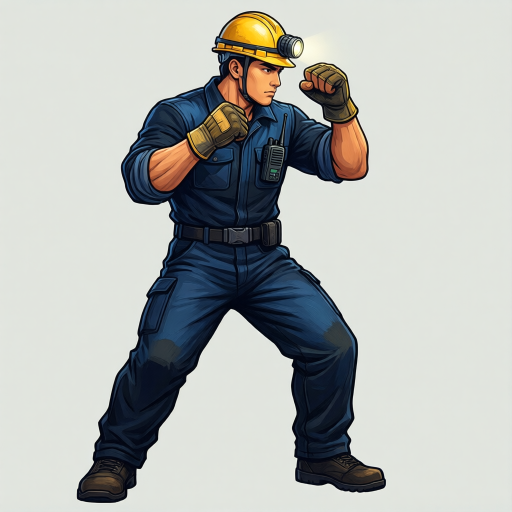
#> input picture docs/art-review/c01-portrait.png, 1024 x 1024 px, given in place of c01-portrait.png-portrait.png, which was not available (shown at 1/2 size)
$ python -i wan-v3.py   (imports and definitions only)
#> lines starting #> are read from the running program, lines starting #| are printed output that depends on the picture
#!/usr/bin/env python3
"""wan-v3.py — v3 全量动画生产（Wan2.2-Animate 驱动视频 → 1024×1024 透明帧）。

管线（每角色 46 动画）：
  prep <cid>  参考立绘 480×832 上传 + 每动画 dense 驱动序列（1024 彩虹骨架→4% 边距居中 480×832）
              上传 ComfyUI，存 fit.json（逐帧 s/x0/y0/cx/cy 仿射参数）
  gen <cid>   逐动画：Wan 视频（length 对齐 8k+1）→ 取 pick 帧 → BiRefnet 批量抠图
              → 逐帧逆仿射回 1024 → art-work/frames-v3/<cid>/<anim>_<k:02d>.png + mp4 归档
  contact <cid>  帧联系表 docs/art-review/v3-<cid>.jpg
  finish <cid>   frame-qc(K/G/P, poses-v3) + pack-atlas --v3 + contact + 结果报告
  run             8 角色顺序全量（心跳守护 + 逐人 commit），断点续跑（按产物存在性跳过）

复刻试点（c04 cr.hk 已验证）：骨架渲染/fit/提示词/节点参数全部与 wan-pilot 一致。
断点续跑：prep 按 fit.json 跳过；gen 按 mp4+全帧跳过。
"""
import json, os, sys, zlib, shutil, subprocess, time
import urllib.parse
import urllib.request
from PIL import Image, ImageDraw

PY = "/home/yuguang/latentsync-env/bin/python"
ROOT = os.path.expanduser("~/projects/fighter2")
WORK = os.path.join(ROOT, "art-work/wan-v3")
REFDIR = os.path.join(WORK, "ref")
FRAMES = os.path.join(ROOT, "art-work/frames-v3")
ANIMATE = os.path.join(ROOT, "art-work/animate")
REV = os.path.join(ROOT, "docs/art-review")
CK = os.path.join(ROOT, ".check")
LOG = os.path.join(CK, "v3-frames.log")
CUI = os.environ.get("WAN_COMFY", "http://localhost:8188")
INPUT_DIR = os.environ.get("WAN_COMFY_INPUT", os.path.expanduser("~/ComfyUI/input"))

W, H = 480, 832                 # ComfyUI 驱动/生成画布（9:16）
TARGET_H = int(H * 0.88)        # 主体占高 732（试点参数）
TARGET_W = 450
LIMBS = [(1, 2), (1, 5), (2, 3), (3, 4), (5, 6), (6, 7), (1, 8), (8, 9), (9, 10), (1, 11), (11, 12), (12, 13), (1, 0), (0, 14), (14, 16), (0, 15), (15, 17)]
COLORS = [(255, 0, 0), (255, 85, 0), (255, 170, 0), (255, 255, 0), (170, 255, 0), (85, 255, 0), (0, 255, 0), (0, 255, 85), (0, 255, 170),
          (0, 255, 255), (0, 170, 255), (0, 85, 255), (0, 0, 255), (85, 0, 255), (170, 0, 255), (255, 0, 255), (255, 0, 170), (255, 0, 85)]
ORDER = ["c04", "c07", "c01", "c03", "c02", "c05", "c06", "c08"]

WAN_UNET = "wan2.2_animate_14B.safetensors"
WAN_TEXT = "umt5_xxl_fp8_e4m3fn_scaled.safetensors"
WAN_VAE = "wan_2.1_vae.safetensors"
WAN_CLIPV = "clip_vision_h.safetensors"

# 试点验证过的提示词原文
POS_BASE = ("Full body side view of a single fighter character, complete body visible from head to feet, "
            "plain light beige studio background, sharp focus, high quality, clean illustration, no text, no watermark")
NEG_BASE = ("close-up, cropped, partial body, head only, blurry, deformed, distorted, extra limbs, extra fingers, "
            "mutated hands, mutated face, watermark, text, logo, signature, low quality, jpeg artifacts, dark background")

POSE_PROMPTS = {
  "idle":"standing idle, balanced fighting stance","walkf":"walking forward, mid stride","walkb":"walking backward, mid stride",
  "crouch":"crouching low, knees bent, ready position","prejump":"coiling legs for a jump, slight crouch","jump":"jumping, legs tucked, airborne",
  "blockstun":"block broken, leaning back slightly","crblock":"crouching guard, arms raised in crouch","hitstun":"hit reaction, leaning back, head snapping",
  "airhit":"hit in the air, body recoiling backward","knockdown":"falling down to the ground","dizzy":"staggering, dizzy, wobbling",
  "roll":"rolling on the ground, tucking body","maxstart":"charging up a special move, crouching with energy","ko":"knocked out, lying flat on the ground",
  "win":"victory pose, standing tall with fist raised","win2":"victory pose, flexing arms triumphantly","throw":"grabbing and lifting the opponent for a throw",
  "gc":"being grabbed, arms crossed being held","intro":"fighting entrance pose, fists raised","taunt":"taunting, pointing and mocking",
  "st.lp":"a light punch jab, one arm extended straight","st.hp":"a heavy punch, big straight cross punch","st.lk":"a low kick, front leg extended low","st.hk":"a high kick, leg extended to head height",
  "cr.lp":"a crouching light punch, low jab","cr.hp":"a crouching heavy punch, rising elbow punch","cr.lk":"a crouching low kick, short front kick","cr.hk":"a high crouching kick, one leg raised and extended upward, dynamic kick motion",
  "j.lp":"a jumping light punch, airborne punch","j.hp":"a jumping heavy punch, airborne big punch","j.lk":"a jumping low kick, airborne low kick","j.hk":"a jumping high kick, airborne flying kick",
  "cl.hp":"a claw heavy punch, big claw strike forward","cl.hk":"a claw high kick, claw foot strike","cd":"a crouch dash, lunging low forward","j.cd":"a jumping dash, flying forward",
  # c01 梅兰（矿工）
  "meiyan":"throwing the miner's lamp forward as a projectile, arm extended forward","chongtian":"an uppercut strike upward with both arms, body driving up",
  "xuanfeng":"a spinning kick, leg sweeping in an arc","dengya":"a mid-level pressing punch, short forward thrust","dihuolong":"a full-power multi-hit cutting combo, aggressive lunging strikes",
  "jiegeshangtiao":"an uppercut thrusting strike, arm swinging upward","meihuozhang":"a wide open-palm strike forward","dihuopenyong":"a bursting ground strike, both arms driving down and out","meilongquan":"a powerful dragon fist combo, big winding punch",
  # c02 赵铁柱（救援）
  "baokong":"an explosive forward blast, arms pushing out","tanshui":"a forward probing lunge with extended arm","chongtianshan":"a rising uppercut, body driving upward",
  "gousao":"a low hooking sweep with the leg","longxuantan":"a spinning kick, body rotating","yangqipingzhuang":"a shoulder check charge, body lunging forward",
  "gousuolazhuai":"grabbing and yanking the opponent in","yangqibaopen":"an explosive double palm blast, both arms out","juejingjiuyuan":"a big rescue sweep, wide low kick",
  # c03 雷震（电工）
  "zhongdan":"a mid-level straight punch","suiluo":"a heavy falling strike, arm dropping down","kengtai":"a ground slam, driving the opponent down",
  "lansao":"a cable whip sweep, arm swinging wide","chaozhong":"a heavy overhead smash, both arms overhead","banshouza6c":"a wrench smash, big swing with the wrench",
  "gaoyadianzhu":"a vertical upward strike, arm thrusting straight up","loudianqu":"a wide spreading strike, both arms opening out","quankuangtingdian":"a final heavy blow, both arms crashing down",
  # c04 严正（安监）
  "denghua":"a fast lunging multi-hit rush, quick successive punches","shanguang":"an armored counter strike, powerful mid punch","jifenghua":"a fast rising kick, quick low to high kick",
  "fadanjia":"a two-hander clamp strike, both arms clamping forward","huaying":"a shadow step strike, quick sidestep and punch","huabuditi":"a flowing step low kick, weaving low kick",
  "kaifadan":"a ticket book strike, thrusting the book forward","quanmiantingchan":"a full shutdown combo, multi-hit punching barrage","anquandajiancha":"a sweeping inspection kick, big checking kick",
  # c05 大喇叭（广播员）
  "denghuadan":"a megaphone sound wave blast, pushing the horn forward","daiteng":"a banner whip strike, swinging the banner roll","dengzhuo":"a horn jab, quick thrust with the horn",
  "hengsaotui":"a low banner sweep, sweeping kick with the banner roll","denghuadrag":"a horn drag strike, pulling the horn across","hengfuchou":"a banner elbow, striking with the elbow",
  "guangbohuiyin":"a broadcast echo wave, both hands pushing out a wave","biaoyuqiang":"a slogan wall, both arms spreading a barrier","zhenerlong":"a final dragon strike, horn thrust combo",
  # c06 灯影（跑灯）
    "shanfengt":"a high-speed charging dash, body lunging forward, lead fist driving a rushing punch","feihua":"a flying kick, quick spinning kick","jifengdan":"a fast lamp flash strike, both lamps forward",
  "dengliandian":"a lamp chain jab, quick double lamp thrust","jifenglong":"a gale needle thrust, fast straight jab","dikonghuachan":"a ground to air spark, low rising kick",
  "denglianxiaza":"a lamp chain down slam, both lamps driving down","liuguanglianwu":"a flowing light dance, multi-hit combo","qiandengzhaojing":"a front lamp flash, both lamps thrusting forward",
  # c07 老抠（保洁）
  "chongtiant":"a two-handed mop uppercut, driving the mop upward with both hands","zhongdanluo":"a mop downward strike, swinging the mop down","zhongkeng":"a mid-level mop jab, thrusting the mop forward",
  "tuobachongtui":"a mop thrusting kick, kicking while holding the mop","tongshoulong":"a mop head thrust, punching forward with the mop","tuobasaodi":"a mop floor sweep, low sweeping stroke with the mop",
  "xuanfengtuoba":"a spinning mop whirlwind, body rotating with the mop","zhengqidasaochu":"a big rectification sweep, wide multi-sweep combo","reshuiguanbaolie":"a bursting spray rush, explosive forward mop thrust",
  # c08 灰鹤（针灸）
  "huiyan":"a needle throw, throwing needles forward with a flick","huihe":"a crane needle jab, quick straight needle thrust","huayan":"a swift needle flurry, multi-hit needle strikes",
  "zhenxiansao":"a needle thread sweep, low sweeping needle strike","huiyanlong":"a swirling needle vortex, spinning multi-needle combo","dianxuezhi":"a pressure point uppercut, two-finger upper thrust",
  "zhenzhen":"a double needle jab, quick two-needle thrust","fengxue":"a blizzard needle storm, spreading needle strike","huihunjiuzhen":"a final healing needle, dramatic needle thrust combo",
}

# ---------- 日志 / 随机 ----------
def log(msg):
    line = f"[{time.strftime('%m-%d %H:%M:%S')}] {msg}"
    print(line, flush=True)
    os.makedirs(CK, exist_ok=True)
    with open(LOG, "a") as f:
        f.write(line + "\n")

def seed_for(cid, anim, attempt=0):
    return (20261104 + zlib.crc32(f"{cid}:{anim}".encode()) % 100000 + 1000003 * attempt) % (2**63)

# ---------- ComfyUI ----------
# [35 lines left out: functions queue_prompt, wait_done, _save_imgs, view_image, not called in this run]

def upload(name, local):
    import requests
    with open(local, "rb") as f:
        r = requests.post(CUI + "/upload/image",
                          files={"image": (name, f)},
                          data={"overwrite": "true", "subfolder": "", "type": "input"},
                          timeout=120)
    if r.status_code != 200:
        raise RuntimeError(f"upload failed {name}: {r.status_code} {r.text[:200]}")

# ---------- 骨架 / 驱动（与 wan-pilot-prep 完全一致） ----------
# [9 lines left out: function render_skeleton, not called in this run]

def bbox_fit(im, bg=(0, 0, 0), thresh=30, canvas_bg=None):
    """主体 bbox 适配 480×832（88% 高、宽 ≤450），居中。返回 (canvas, fit 参数)"""
    px = im.load()
    xs, ys = [], []
    for y in range(0, im.height, 2):
        for x in range(0, im.width, 2):
            r, g, b = px[x, y]
            if abs(r - bg[0]) + abs(g - bg[1]) + abs(b - bg[2]) > thresh:
                xs.append(x); ys.append(y)
    if not xs:
        return im.resize((W, H)), {"s": W / im.width, "x0": 0, "y0": 0, "cx": 0, "cy": 0}
    x0, x1, y0, y1 = min(xs), max(xs), min(ys), max(ys)
    m = int(0.04 * max(x1 - x0, y1 - y0))
    x0, y0 = max(0, x0 - m), max(0, y0 - m)
    x1, y1 = min(im.width - 1, x1 + m), min(im.height - 1, y1 + m)
    crop = im.crop((x0, y0, x1 + 1, y1 + 1))
    s = min(TARGET_H / (y1 - y0 + 1), TARGET_W / (x1 - x0 + 1))
    nw, nh = max(1, int((x1 - x0 + 1) * s)), max(1, int((y1 - y0 + 1) * s))
    canvas = Image.new("RGB", (W, H), canvas_bg if canvas_bg is not None else (0, 0, 0))
    cx, cy = (W - nw) // 2, (H - nh) // 2
    canvas.paste(crop.resize((nw, nh), Image.Resampling.LANCZOS), (cx, cy))
    return canvas, {"s": s, "x0": x0, "y0": y0, "cx": cx, "cy": cy}

def load_poses(cid):
    with open(os.path.join(ROOT, "art-work/poses-v3", f"{cid}.json")) as f:
        return json.load(f)

def lerp_kp(a, b, t):
    return [[a[i][0] + (b[i][0] - a[i][0]) * t, a[i][1] + (b[i][1] - a[i][1]) * t,
             max(a[i][2], b[i][2])] for i in range(len(a))]

# [12 lines left out: function resample_dense, not called in this run]


# ---------------- 格斗架势参考图（01:30 规范：参考图用全身格斗架势，非站立立绘） ----------------
EDIT_UNET = "qwen_image_edit_2511_fp8mixed.safetensors"
EDIT_CLIP = "qwen_2.5_vl_7b_fp8_scaled.safetensors"
EDIT_VAE = "qwen_image_vae.safetensors"
REFGEN_PROMPT = ("Convert this standing portrait into a full-body dynamic fighting stance: "
                 "one foot forward, knees bent, fists raised in a martial arts guard, ready to fight. "
                 "Full body visible from head to feet, same character, identical face and outfit, "
                 "plain light beige studio background, no text, no visual effects")
REFGEN_NEG = ("text, watermark, deformed, extra limbs, multiple people, sitting, lying down, "
              "close-up, half body, visual effects, fire, lightning")


# [33 lines left out: functions wf_refgen, _lab_hist, not called in this run]


def _lab_dist(h1, h2):
    keys = set(h1) | set(h2)
    return sum(abs(h1.get(k, 0) - h2.get(k, 0)) for k in keys) / 2


def _coverage_alpha(img):
    a = img.getchannel("A").histogram()
    return sum(a[128:]) / (img.width * img.height)


# [88 lines left out: functions _refgen_sheet, refgen, anim_plan, not called in this run]

# ---------- prep ----------
def prep_ref(cid):
#> called with cid = '../../docs/art-review/c01-portrait.png'
    refdir = os.path.join(WORK, "ref")
    os.makedirs(refdir, exist_ok=True)
    local = os.path.join(refdir, f"{cid}_480.png")
    name = f"wanv3_{cid}_ref.png"
    if os.path.exists(local):
        return
    port = Image.open(os.path.join(REV, f"{cid}-portrait.png")).convert("RGB")
#> port is the input picture: PIL image 1024x1024 RGB; mean R, G, B 178, 181.1, 177.9
    corners = [port.getpixel(p) for p in ((5, 5), (1018, 5), (5, 1018), (1018, 1018))]
#> corners = [(225, 228, 222), (223, 227, 222), (224, 228, 222), (223, 227, 222)]
    bg = tuple(sum(c[i] for c in corners) // 4 for i in range(3))
#> bg = (223, 227, 222)
    ref, _ = bbox_fit(port, bg=bg, thresh=45, canvas_bg=bg)
#> after the loop in bbox_fit, `for y in range(0, im.height, 2):`: xs = 69741 items
#> in bbox_fit, `x0, x1, y0, y1 = min(xs), max(xs), min(ys), max(ys)`: x0 = 154; x1 = 772; y0 = 22; y1 = 1006
#> in bbox_fit, `m = int(0.04 * max(x1 - x0, y1 - y0))`: m = 39
#> in bbox_fit, `x0, y0 = max(0, x0 - m), max(0, y0 - m)`: x0 = 115; y0 = 0
#> in bbox_fit, `x1, y1 = min(im.width - 1, x1 + m), min(im.height - 1, y1 + m)`: x1 = 811; y1 = 1023
#> in bbox_fit, `crop = im.crop((x0, y0, x1 + 1, y1 + 1))`:
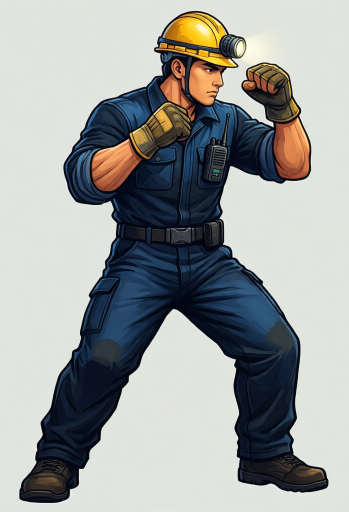
#> crop: PIL image 697x1024 RGB (shown at 1/2 size); mean R, G, B 156, 158.9, 157.1
#> in bbox_fit, `s = min(TARGET_H / (y1 - y0 + 1), TARGET_W / (x1 - x0 + 1))`: s = 0.646
#> in bbox_fit, `nw, nh = max(1, int((x1 - x0 + 1) * s)), max(1, int((y1 - y0 + 1) * s))`: nw = 450; nh = 661
#> in bbox_fit, `canvas = Image.new("RGB", (W, H), canvas_bg if canvas_bg is not None e..`:
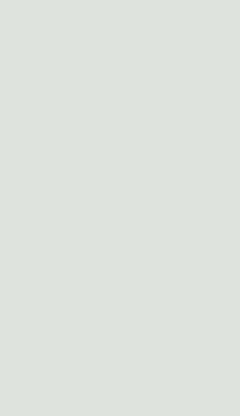
#> canvas: PIL image 480x832 RGB (shown at 1/2 size); mean R, G, B 223, 227, 222
#> in bbox_fit, `cx, cy = (W - nw) // 2, (H - nh) // 2`: cx = 15; cy = 85
#> in bbox_fit, `canvas.paste(crop.resize((nw, nh), Image.Resampling.LANCZOS), (cx, cy))`:
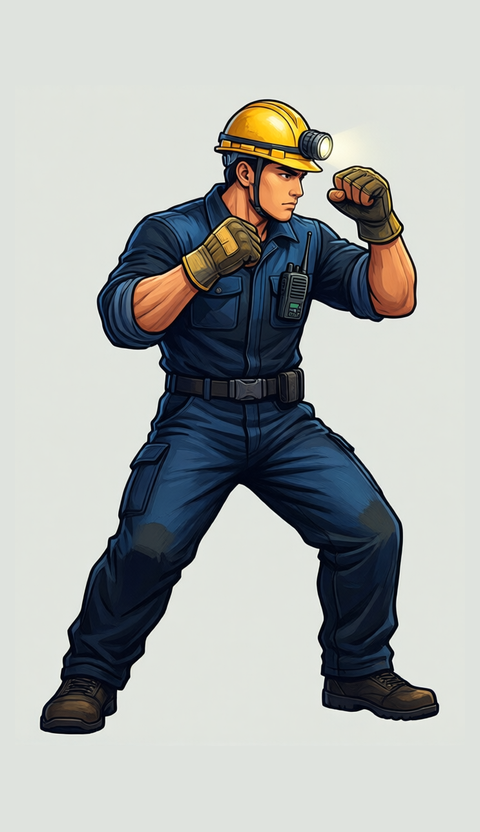
#> canvas: PIL image 480x832 RGB; mean R, G, B 173.1, 176.3, 173.7
    ref.save(local)
    upload(name, local)
#> (the call stopped at in upload, `r = requests.post(CUI + "/upload/image", files={"image": (name, f)}, d..`: requests is not available in this run)
    log(f"prep {cid}: 参考立绘 → {name} (bg={bg})")

# [102 lines left out: functions prep_anim, prep, wan_wf, cutout_batch, not called in this run]

def upload_video_frames(cid, safe, tmp, idxs):
    for i in idxs:
        upload(f"wanv3c_{cid}_{safe}_{i:04d}.png", os.path.join(tmp, f"{i:04d}.png"))

# [260 lines left out: functions inverse_affine, gen_anim, gen, contact, finish, _inbox_record and 2 more, not called in this run]

# [2 lines not run here, left out]

>>> result = prep_ref('../../docs/art-review/c01-portrait.png')

$ run again, on docs/art-review/c05-portrait.png
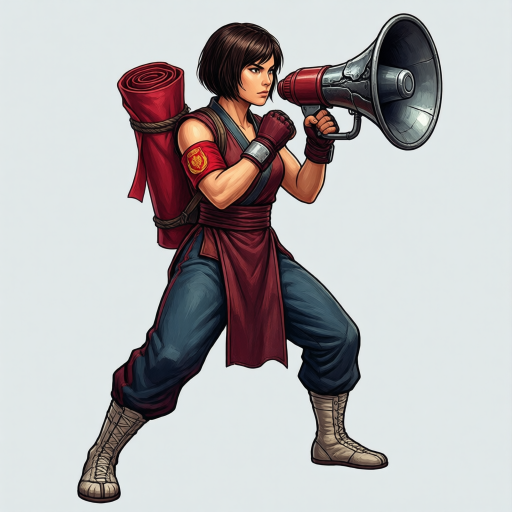
#> input picture docs/art-review/c05-portrait.png, 1024 x 1024 px, given in place of c05-portrait.png-portrait.png, which was not available (shown at 1/2 size)
#> in prep_ref, port is the input picture: PIL image 1024x1024 RGB; mean R, G, B 181.4, 179.1, 180.1
#> corners = [(224, 232, 233), (225, 231, 232), (225, 232, 233), (223, 231, 232)]
#> bg = (224, 231, 232)
#> after the loop in bbox_fit, `for y in range(0, im.height, 2):`: xs = 76074 items
#> in bbox_fit, `x0, x1, y0, y1 = min(xs), max(xs), min(ys), max(ys)`: x0 = 154; x1 = 884; y0 = 26; y1 = 1006
#> m = 39
#> in bbox_fit, `x0, y0 = max(0, x0 - m), max(0, y0 - m)`: x0 = 115; y0 = 0
#> in bbox_fit, `x1, y1 = min(im.width - 1, x1 + m), min(im.height - 1, y1 + m)`: x1 = 923; y1 = 1023
#> in bbox_fit, `crop = im.crop((x0, y0, x1 + 1, y1 + 1))`:
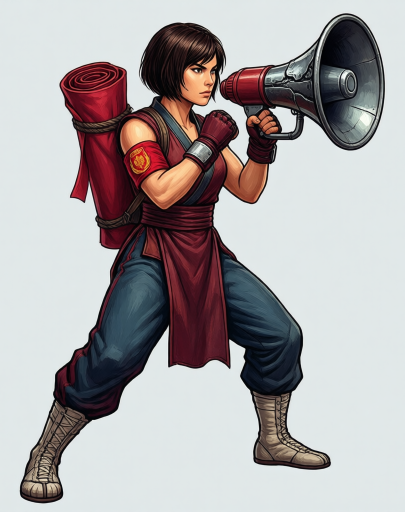
#> crop: PIL image 809x1024 RGB (shown at 1/2 size); mean R, G, B 169.9, 165.2, 166.3
#> s = 0.556
#> nw = 450; nh = 569
#> cx = 15; cy = 131
#> in bbox_fit, `canvas.paste(crop.resize((nw, nh), Image.Resampling.LANCZOS), (cx, cy))`:
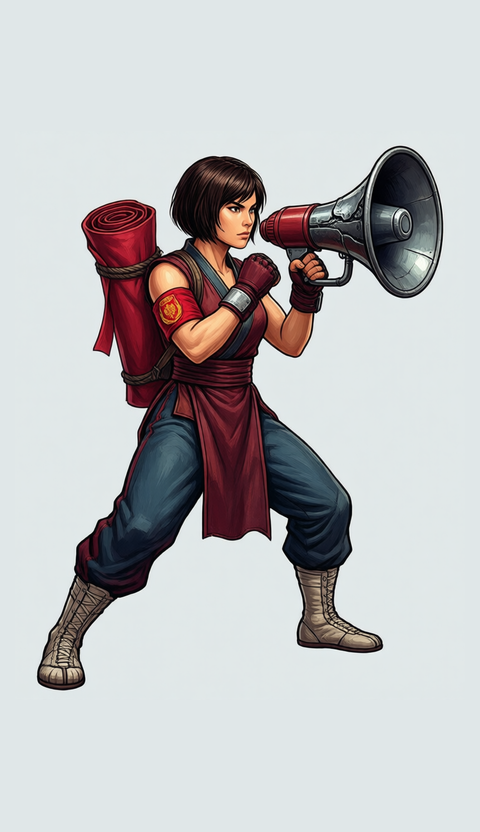
#> canvas: PIL image 480x832 RGB; mean R, G, B 189.3, 188.8, 189.9

$ run again, on docs/art-review/c06-portrait.png
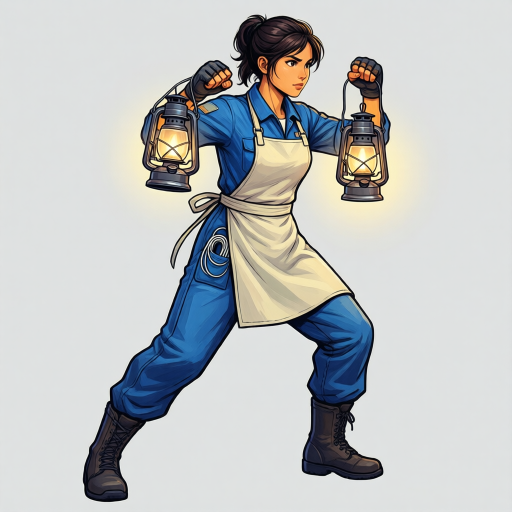
#> input picture docs/art-review/c06-portrait.png, 1024 x 1024 px, given in place of c06-portrait.png-portrait.png, which was not available (shown at 1/2 size)
#> in prep_ref, port is the input picture: PIL image 1024x1024 RGB; mean R, G, B 189.7, 192.4, 192.7
#> corners = [(222, 225, 224), (221, 224, 223), (222, 224, 224), (223, 225, 226)]
#> bg = (222, 224, 224)
#> after the loop in bbox_fit, `for y in range(0, im.height, 2):`: xs = 70919 items
#> in bbox_fit, `x0, x1, y0, y1 = min(xs), max(xs), min(ys), max(ys)`: x0 = 164; x1 = 818; y0 = 28; y1 = 1004
#> m = 39
#> in bbox_fit, `x0, y0 = max(0, x0 - m), max(0, y0 - m)`: x0 = 125; y0 = 0
#> in bbox_fit, `x1, y1 = min(im.width - 1, x1 + m), min(im.height - 1, y1 + m)`: x1 = 857; y1 = 1023
#> in bbox_fit, `crop = im.crop((x0, y0, x1 + 1, y1 + 1))`:
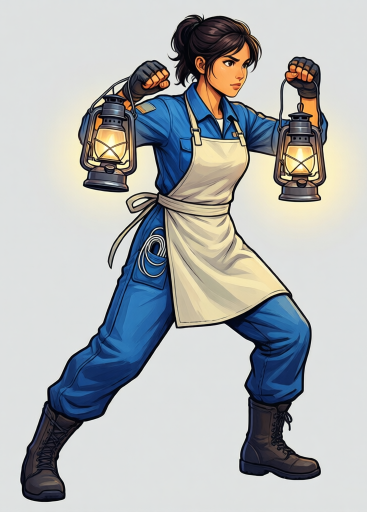
#> crop: PIL image 733x1024 RGB (shown at 1/2 size); mean R, G, B 176.6, 179.5, 179.9
#> s = 0.614
#> nw = 449; nh = 628
#> cx = 15; cy = 102
#> in bbox_fit, `canvas.paste(crop.resize((nw, nh), Image.Resampling.LANCZOS), (cx, cy))`:
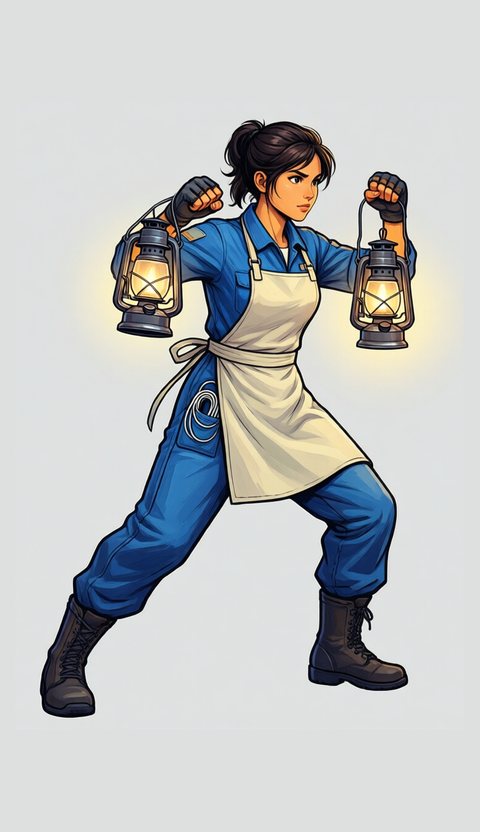
#> canvas: PIL image 480x832 RGB; mean R, G, B 190, 192.6, 192.9
